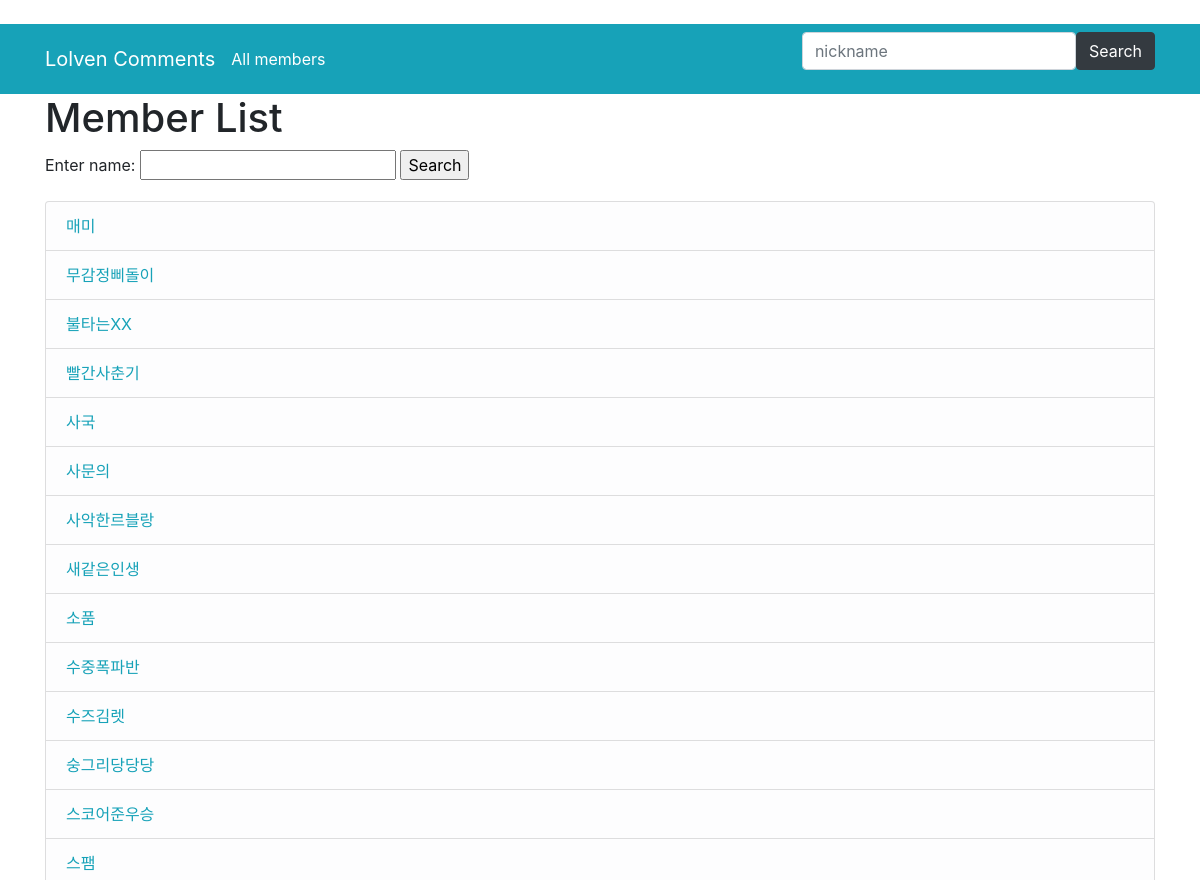
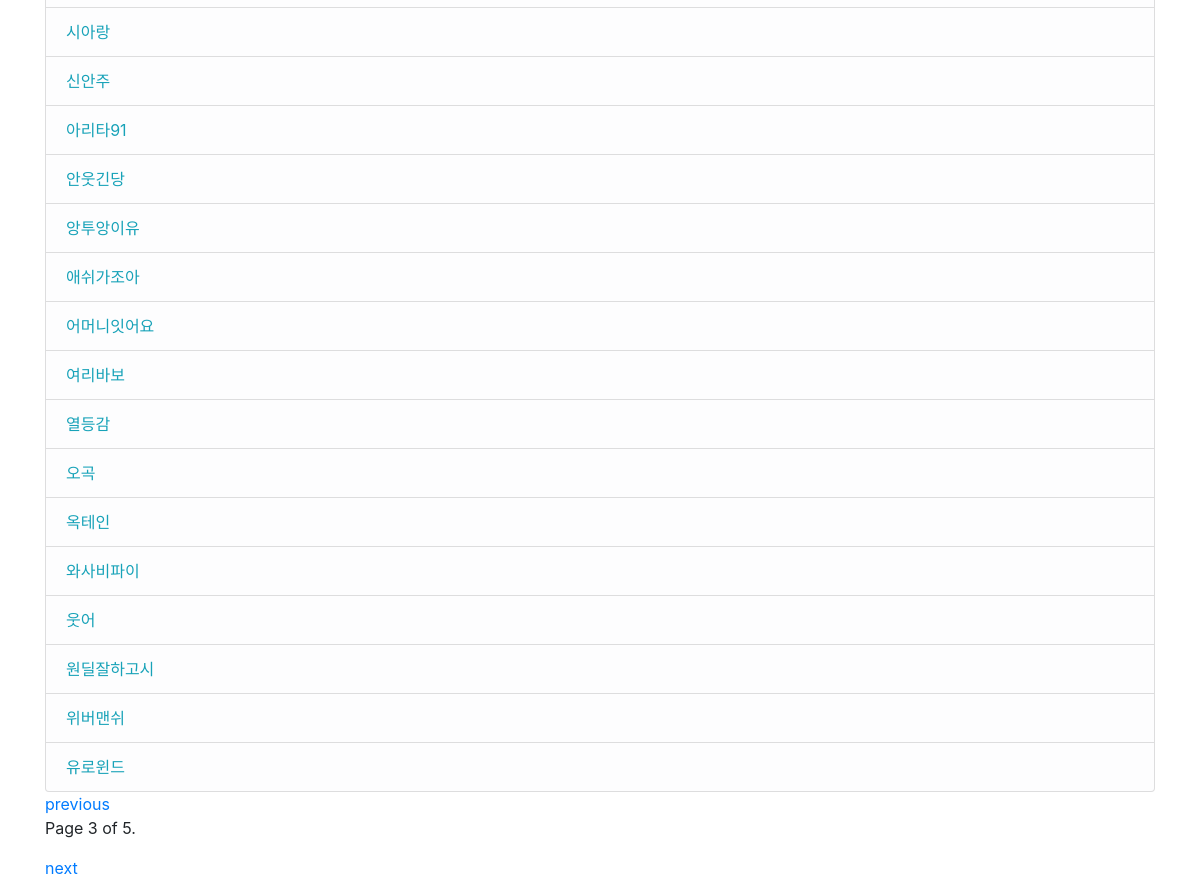
Page /parsed_data/members/?page=3 on the committed database (2 pictures, top to bottom).
### parsed_data/models.py (models this page shows, shortened)
class Member(models.Model):
    nickname_text = models.CharField(max_length=30)
    class Meta:
        ordering = ['nickname_text']
    def get_absolute_url(self):
        return reverse('member-detail', args=[str(self.id)])

### parsed_data/views.py (the view)
# urls.py: path('members/', views.MemberListView.as_view(), name='members'),
class MemberListView(generic.ListView):
    model = Member
    paginate_by = 30
    def get_queryset(self):
        member_list = Member.objects.all()
        searchNick = self.request.GET.get('search_nick', '')  # GET request의 인자중에 q 값이 있으면 가져오고, 없으면 빈 문자열 넣기
        if searchNick:  # q가 있으면
            member_list = member_list.filter(nickname_text__icontains=searchNick)  # 제목에 q가 포함되어 있는 레코드만 필터링
        return member_list

### parsed_data/templates/parsed_data/member_list.html
﻿{% extends "base_generic.html" %}
{% block content %}
  <h1>Member List</h1>
<form action='{% url 'members' %}' method='get'>
    <label for="search_nick">Enter name: </label>
    <input id="search_nick" type="text" name="search_nick" value="{{ search_nick }}">
    <input type="submit" value="Search">
</form>
  {% if member_list %}
  <ul class="list-group">
    {% for member in member_list %}
        <a href="{{ member.get_absolute_url }}" class="list-group-item list-group-item-light text-info">{{ member.nickname_text }}</a>
    {% endfor %}
  </ul>
  {% else %}
    <p>There are no members in the database.</p>
  {% endif %}
{% endblock %}

### rows in the picture
Member: nickname_text "매미"
Member: nickname_text "무감정삐돌이"
Member: nickname_text "불타는XX"
Member: nickname_text "빨간사춘기"
Member: nickname_text "사국"
Member: nickname_text "사문의"
Member: nickname_text "사악한르블랑"
Member: nickname_text "새같은인생"
Member: nickname_text "소품"
Member: nickname_text "수중폭파반"
Member: nickname_text "수즈김렛"
Member: nickname_text "숭그리당당당"
Member: nickname_text "스코어준우승"
Member: nickname_text "스팸"
Member: nickname_text "시아랑"
Member: nickname_text "신안주"
Member: nickname_text "아리타91"
Member: nickname_text "안웃긴당"
Member: nickname_text "앙투앙이유"
Member: nickname_text "애쉬가조아"
Member: nickname_text "어머니잇어요"
Member: nickname_text "여리바보"
Member: nickname_text "열등감"
Member: nickname_text "오곡"
Member: nickname_text "옥테인"
Member: nickname_text "와사비파이"
Member: nickname_text "웃어"
Member: nickname_text "원딜잘하고시"
Member: nickname_text "위버맨쉬"
Member: nickname_text "유로윈드"

### other values in the picture
{{ page_obj.number }} "3"
{{ page_obj.paginator.num_pages }} "5"
